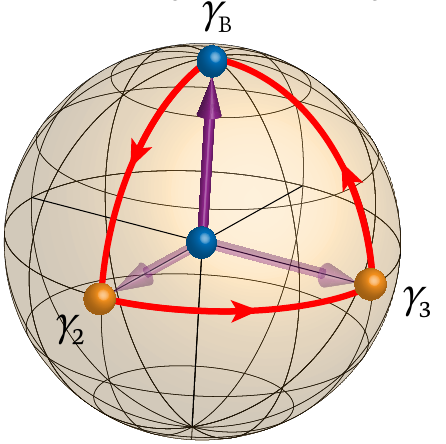
#> input picture assets/figures/qc-crop-bloch.png, 446 x 444 px
$ python build_qc_bloch_card.py
#> lines starting #> are read from the running program, lines starting #| are printed output that depends on the picture; after the words box and inside, x2 and y2 are one past the last pixel; in counts of white or black regions, pixels touching at a corner belong together
"""Pad the quantum-computing Bloch-sphere card crop.

The braiding and Bloch panels sit in equal-width grid columns on the homepage.
The Bloch crop is nearly square, so it renders taller than the braiding crop.
This script adds horizontal white padding to the Bloch crop so its aspect ratio
matches the braiding panel without cropping the sphere.
"""

from __future__ import annotations

import math
from pathlib import Path

import numpy as np
from PIL import Image


HERE = Path(__file__).resolve().parent
ASSETS = HERE.parent / "assets" / "figures"
BLOCH = ASSETS / "qc-crop-bloch.png"
BRAIDING = ASSETS / "qc-crop-braiding.png"


def content_bbox(image: Image.Image) -> tuple[int, int, int, int]:
    arr = np.asarray(image.convert("RGB"))
    # Ignore pure/near-white padding, but keep anti-aliased labels and sphere lines.
    mask = np.any(arr < 248, axis=2)
    ys, xs = np.where(mask)
    if len(xs) == 0 or len(ys) == 0:
        return (0, 0, image.width, image.height)
    return (int(xs.min()), int(ys.min()), int(xs.max()) + 1, int(ys.max()) + 1)


def main() -> None:
    bloch = Image.open(BLOCH).convert("RGB")
#> bloch is the input picture: PIL image 446x444 RGB; mean R, G, B 227.8, 211.7, 199.8
    braiding = Image.open(BRAIDING).convert("RGB")
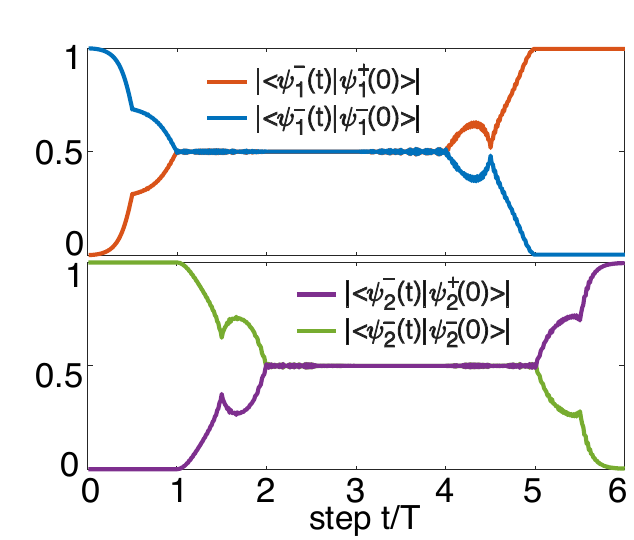
#> input picture assets/figures/qc-crop-braiding.png, 634 x 540 px
#> braiding is the input picture: PIL image 634x540 RGB; mean R, G, B 242.6, 242.5, 243

    content = bloch.crop(content_bbox(bloch))
#> in content_bbox, `mask = np.any(arr < 248, axis=2)`:
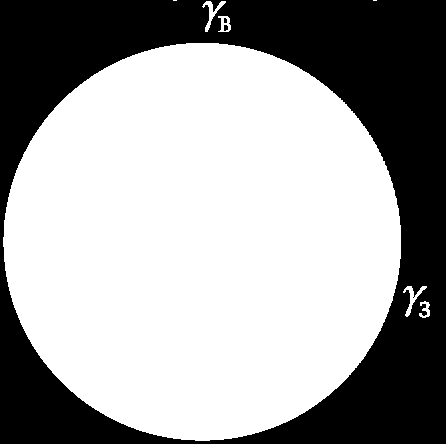
#> mask: shape (444, 446) bool; 63.1% white; 3 black regions (1 under 20 px), largest, box (x1, y1, x2, y2) and area: (0, 0, 446, 444) 73006, (224, 25, 228, 31) 21
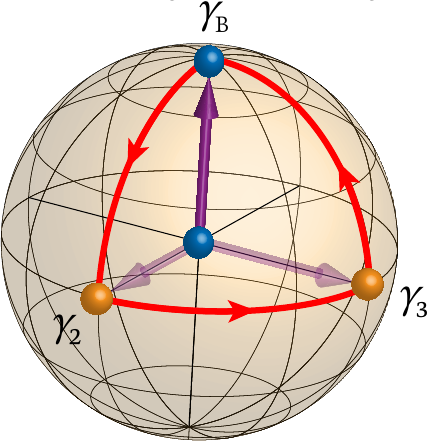
#> content: PIL image 427x441 RGB; mean R, G, B 226.4, 209.4, 197
    target_ratio = braiding.width / braiding.height
#> target_ratio = 1.17
    target_width = max(content.width, math.ceil(content.height * target_ratio))
#> target_width = 518

    output = Image.new("RGB", (target_width, content.height), "white")
#> output: PIL image 518x441 RGB; every value is 255
    output.paste(content, ((target_width - content.width) // 2, 0))
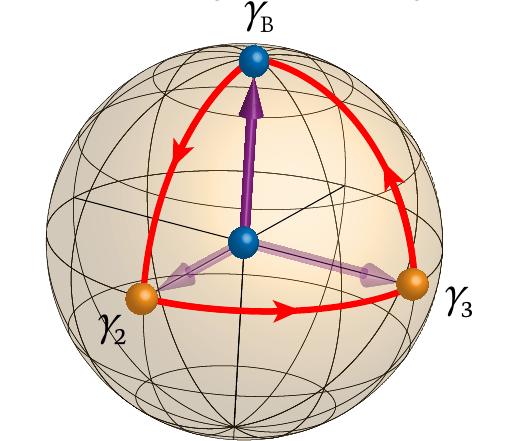
#> output: PIL image 518x441 RGB; mean R, G, B 231.4, 217.4, 207.2
    output.save(BLOCH, optimize=True)
    print(f"Wrote {BLOCH} ({output.width}x{output.height})")
#| Wrote assets/figures/qc-crop-bloch.png (518x441)


if __name__ == "__main__":
    main()
